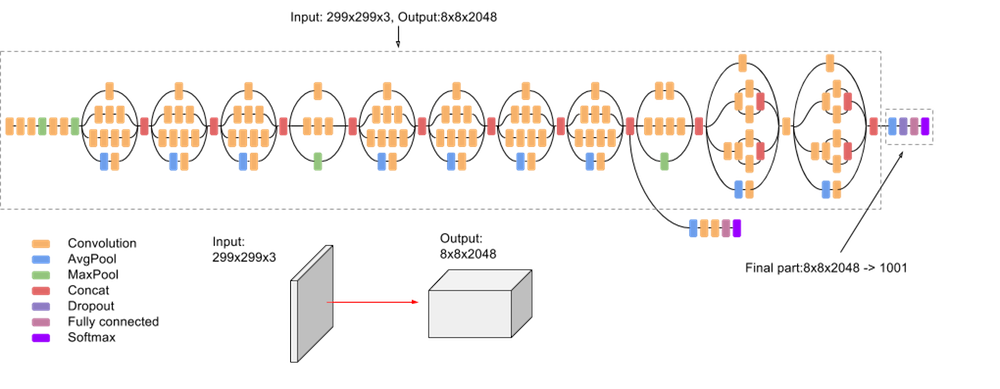
#> input picture pics/inceptionv3onc--oview.png, 1000 x 389 px; its folder holds only this picture in this run
$ python -i img_process.py   (imports and definitions only)   (older library calls are emulated)
#> lines starting #> are read from the running program, lines starting #| are printed output that depends on the picture
from data_loader import DataLoader
import numpy as np
from PIL import Image
import os
from matplotlib import cm

class ImgProcess:
    def __init__(self):
        pass

    def resizeImg(self, imgname):
#> called with imgname = '../pics/inceptionv3onc--oview.png'
        img = Image.open(imgname)
#> img is the input picture: PIL image 1000x389 RGBA; mean R, G, B, A 59.1, 50, 45.6, 25
        img = img.convert('RGB')
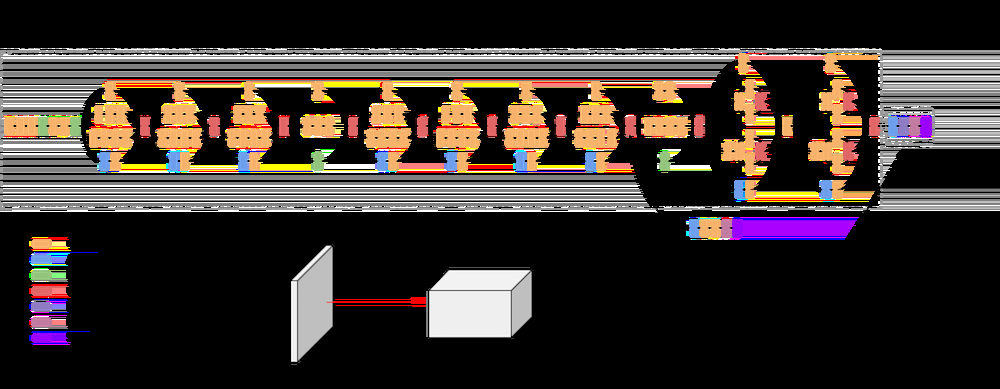
#> img: PIL image 1000x389 RGB; mean R, G, B 59.1, 50, 45.6
        rsize = img.resize((256, 256), Image.ANTIALIAS)
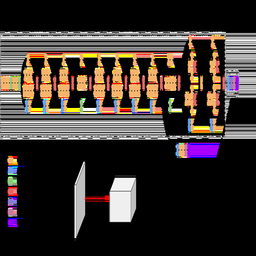
#> rsize: PIL image 256x256 RGB; mean R, G, B 59.4, 50.5, 46.1
        rsizeArr = np.asarray(rsize)
        return rsizeArr

    def normalize(self, rsizeArr):
        flat_arr = []
        for i in range(3):
            channel = rsizeArr[:,:,i]
            channel = channel.astype('float64')
            _min = np.amin(channel)
            _max = np.amax(channel)
            # normalize
            arr = 2*(channel-_min)/(_max-_min) - 1
            fc_arr = list(arr.flatten())
            flat_arr = flat_arr + fc_arr
#> this loop made 3 passes
#> pass 1, in normalize, `channel = rsizeArr[:,:,i]`:
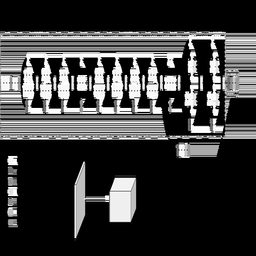
#> channel: shape (256, 256); min 0, max 255, mean 59.4
#> pass 2, in normalize, `channel = rsizeArr[:,:,i]`:
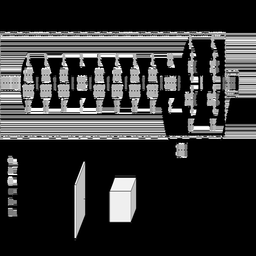
#> channel: shape (256, 256); min 0, max 255, mean 50.5
#> after the loop:
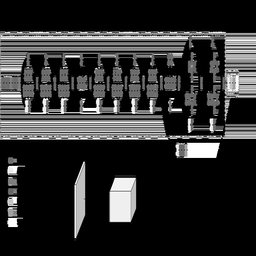
#> channel: shape (256, 256) float64; min 0, max 255, mean 46.1
        return np.asarray(flat_arr).astype('float16')

    def process(self, imgname):
        rsizeArr = self.resizeImg(imgname)
        arr = self.normalize(rsizeArr)
        return arr

# [16 lines not run here, left out]

>>> result = ImgProcess().process('../pics/inceptionv3onc--oview.png')
